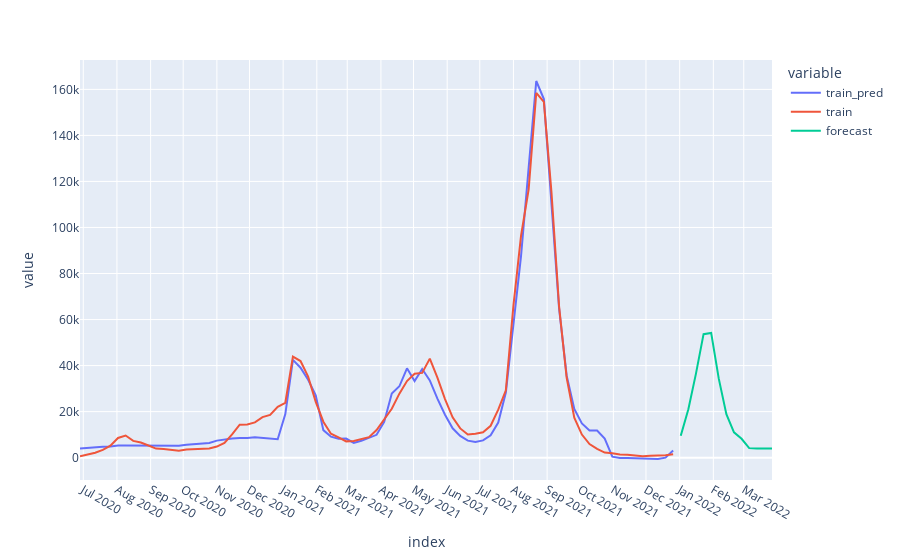

The notebook cell this image was saved under:
### Code cell
X_train = X[X.index <= train_last_date]
y_train = y[y.index <= train_last_date]
y_train_index = y_train.index

y_pred = model.predict(X_train)
y_pred = sc.inverse_transform(y_pred).ravel()
y_pred = pd.Series(y_pred, index=y_train_index, name='train_pred')
y_train = sc.inverse_transform(y_train.values.reshape(-1, 1)).ravel()
y_train = pd.Series(y_train, index=y_train_index, name='train')

rmse = np.sqrt( mean_squared_error(y_train, y_pred) )
print('RMSE: {:.5}'.format(rmse))

X_forecast = X[X.index > train_last_date]
y_forecast = y[y.index > train_last_date]
y_forecast_index = y_forecast.index

y_forecast = model.predict(X_forecast)
y_forecast = sc.inverse_transform(y_forecast).ravel()
y_forecast = pd.Series(y_forecast, index=y_forecast_index, name='forecast')

# plt.plot(y_pred, label='train pred')
# plt.plot(y_train, label='test')
# plt.plot(y_forecast, label='forecast')
# plt.legend()

fig = px.line(pd.concat([y_pred, y_train, y_forecast], axis=1))
fig.update_layout({
    'xaxis': {
        'dtick': 'M1'
    }
})
fig.show()
